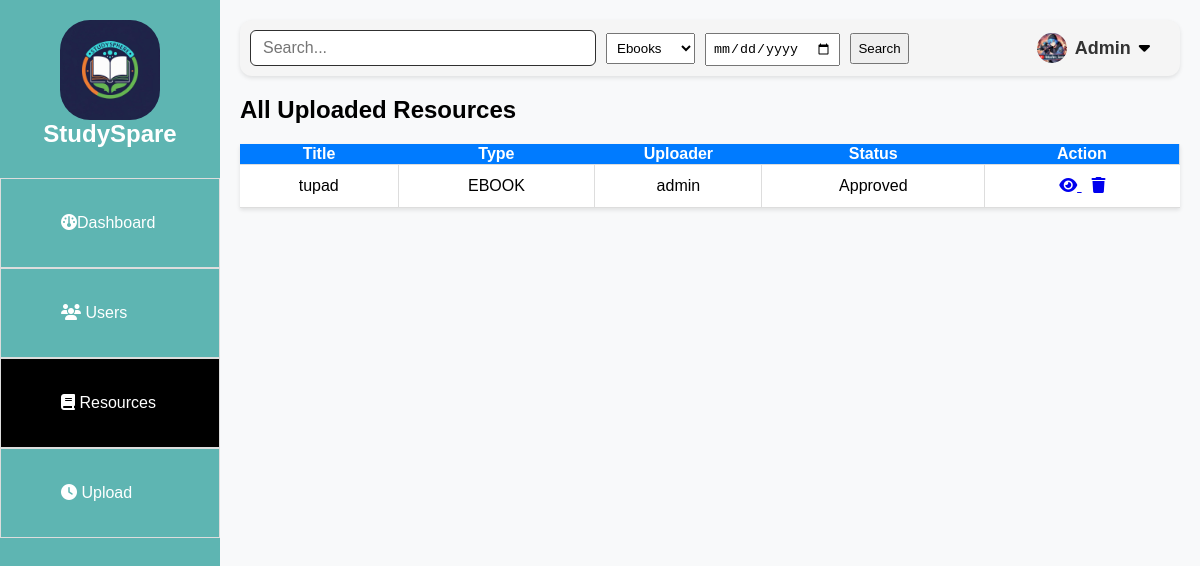
Page /resources.php?type=ebook (signed in) on the committed database.
### tables this page shows
CREATE TABLE `uploads` (
  `id` int(11) NOT NULL,
  `title` varchar(150) NOT NULL,
  `type` enum('ebook','pdf','video') NOT NULL,
  `file_path` varchar(255) NOT NULL,
  `uploader_id` int(11) DEFAULT NULL,
  `status` enum('pending','approved','rejected') DEFAULT 'pending',
  `submitted_at` timestamp NOT NULL DEFAULT current_timestamp(),
  `admin_id` int(11) DEFAULT NULL,
  `user_id` int(11) DEFAULT NULL
);

### resources.php (the view, shortened to what this page needs)
<?php
include 'php/db.php';
$type = isset($_GET['type']) ? $conn->real_escape_string($_GET['type']) : '';
$sql = "
  SELECT u.*,
         COALESCE(a.username, usr.name) AS uploader
  FROM uploads u
  LEFT JOIN admin a ON u.admin_id = a.id
  LEFT JOIN users usr ON u.user_id = usr.id
  WHERE 1=1
";
if (!empty($type)) {
    $sql .= " AND u.type = '$type'";
}
$sql .= " ORDER BY u.submitted_at DESC";
$result = $conn->query($sql);
?>
<!DOCTYPE html>
<html lang="en">
<head>
  <link rel="stylesheet" href="style/index.css">
  <link rel="stylesheet" href="https://cdnjs.cloudflare.com/ajax/libs/font-awesome/6.5.0/css/all.min.css" />
</head>
<body>
  <?php include 'include/sidebar.php'; ?>
  <div class="main">
    <?php include 'include/header.php'; ?>
    <div class="table-container">
      <div class="heading">
        <h2>All Uploaded Resources</h2>
      </div>
      <table class="luser">
        <thead>
          <tr>
            <th>Title</th>
            <th>Type</th>
            <th>Uploader</th>
            <th>Status</th>
            <th>Action</th>
          </tr>
        </thead>
        <tbody>
        <?php if ($result && $result->num_rows > 0): ?>
          <?php while ($row = $result->fetch_assoc()): ?>
            <tr>
              <td><?= htmlspecialchars($row['title']) ?></td>
              <td><?= strtoupper(htmlspecialchars($row['type'])) ?></td>
              <td><?= htmlspecialchars($row['uploader'] ?? 'Unknown') ?></td>
              <td><?= ucfirst($row['status']) ?></td>
              <td>
                <a href="<?= htmlspecialchars($row['file_path']) ?>" target="_blank" class="icon-button" title="View">
                  <i class="fas fa-eye"></i>
                </a>
                <a href="delete_upload.php?id=<?= $row['id'] ?>" onclick="return confirm('Delete this resource?');" class="icon-button" title="Delete">
                  <i class="fas fa-trash"></i>
                </a>
              </td>
            </tr>
          <?php endwhile; ?>
        <?php else: ?>
          <tr><td colspan="5">No resources found.</td></tr>
        <?php endif; ?>
        </tbody>
      </table>
    </div>
  </div>
</body>
</html>

### style/index.css (style rules this page uses)
body { margin: 0; font-family: Arial, sans-serif; background-color: #f8f9fa; }
.main { margin-left: 220px; padding: 20px; }
table { width: 100%; border-collapse: collapse; background-color: white; box-shadow: 0 2px 4px rgba(0, 0, 0, 0.1); margin-top: 20px; }
thead, td { padding: 12px 15px; text-align: center; border-bottom: 1px solid #ddd; border-right: 1px solid #ddd; }
thead:last-child, td:last-child { border-right: none; }
thead { background-color: #007bff; color: white; }
.icon-button { background: none; border: none; cursor: pointer; font-size: 16px; margin: 0 5px; }

### rows in the picture
uploads: title "tupad", type "EBOOK", uploader "admin", status "Approved"
